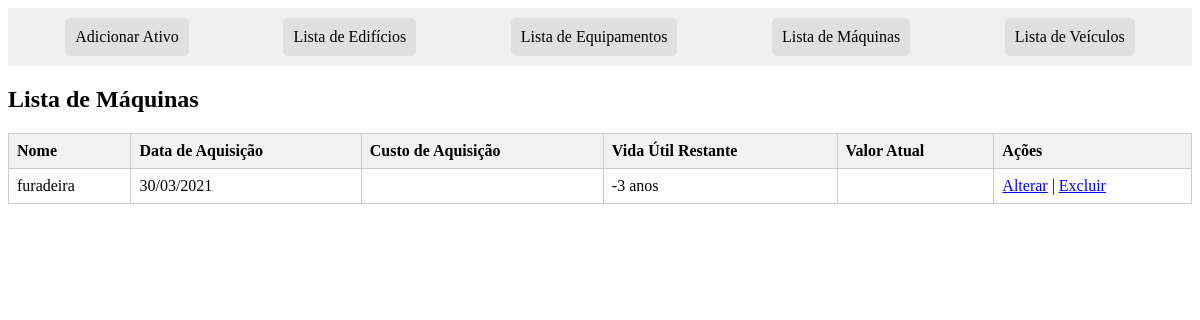
The page /maquinas/ on the database as committed earlier.
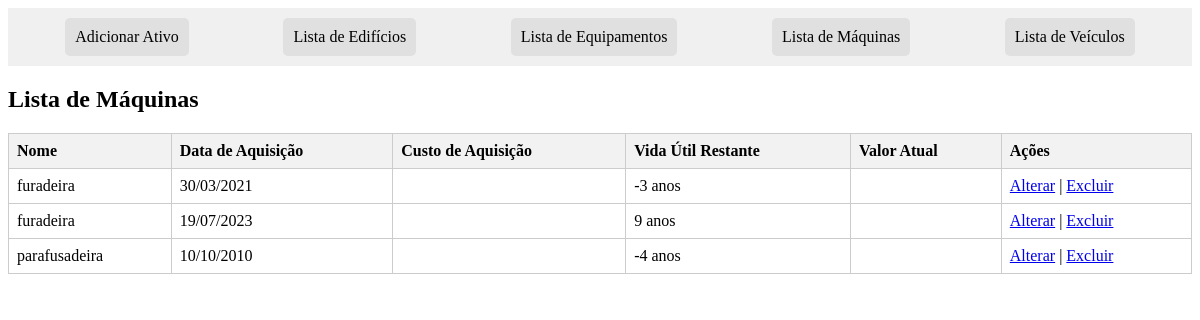
The same page on the database as committed later.
### meu_app/models.py (models this page shows, shortened)
class Ativo(models.Model):
    codigo = models.IntegerField(default=0)
    nome = models.CharField(max_length=100)
    tipo = models.CharField(max_length=100)
    loc = models.CharField(max_length=100, default="Não especificado")
    custo_aquisicao = models.FloatField()
    depreciacao_anual = models.FloatField()  # Será definido nas subclasses
    expectativa_vida_util = models.IntegerField()  # Será definido nas subclasses
    data_aquisicao = models.DateField()
    class Meta:
        abstract = True
    def calcular_valor_atual(self):
        anos_uso = datetime.now().year - self.data_aquisicao.year
        valor_atual = self.custo_aquisicao * ((1 - self.depreciacao_anual / 100) ** anos_uso)
        return format_currency(valor_atual, 'BRL', locale='pt_BR', currency_digits=True, format_type='standard')
    def calcular_vida_util_restante(self):
        ano_atual = datetime.now().year
        anos_uso = ano_atual - self.data_aquisicao.year
        vida_util_restante = self.expectativa_vida_util - anos_uso
        return vida_util_restante
    def custo_aquisicao_formatado(self):
        return format_currency(self.custo_aquisicao, 'BRL', locale='pt_BR', currency_digits=True, format_type='standard')

class Maquina(Ativo):
    depreciacao_anual = models.FloatField(default=15.0)
    expectativa_vida_util = models.IntegerField(default=10)

### meu_app/views.py (the view)
# urls.py: path('maquinas/', MaquinaListView.as_view(), name='maquina-list'),
class MaquinaListView(ListView):
    model = Maquina
    template_name = 'MaquinaListView.html'
    context_object_name = 'Maquina_list'

### meu_app/templates/MaquinaListView.html (shortened to what this page needs)
{% extends 'Template_base.html' %}
{% block content %}
<h2>Lista de Máquinas</h2>
{% if not Maquina_list %}
	<p>Nenhuma máquina encontrada.</p>
{% else %}
	<table>
		<thead>
			<tr>
				<th>Nome</th>
				<th>Data de Aquisição</th>
				<th>Custo de Aquisição</th>
				<th>Vida Útil Restante</th>
				<th>Valor Atual</th>
				<th>Ações</th>
			</tr>
		</thead>
		<tbody>
			{% for maquina in Maquina_list %}
			<tr>
				<td>{{ maquina.nome }}</td>
				<td>{{ maquina.data_aquisicao|date:"d/m/Y" }}</td>
				<td>{{ maquina.custo_aquisicao_formatado }}</td>
				<td>{{ maquina.calcular_vida_util_restante }} anos</td>
				<td>{{ maquina.calcular_valor_atual }}</td>
				<td>
                    <a href="{% url 'maquina-update' maquina.pk %}">Alterar</a> |
                    <a href="{% url 'maquina-delete' maquina.pk %}" onclick="return confirm('Tem certeza que deseja excluir esta maquina?');">Excluir</a>
				</td>
			</tr>
			{% endfor %}
		</tbody>
	</table>
{% endif %}
{% endblock %}

Rows that differ between the two databases and show on the page:
added Maquina: nome "furadeira", data_aquisicao "19/07/2023", calcular_vida_util_restante "9"
added Maquina: nome "parafusadeira", data_aquisicao "10/10/2010", calcular_vida_util_restante "-4"
